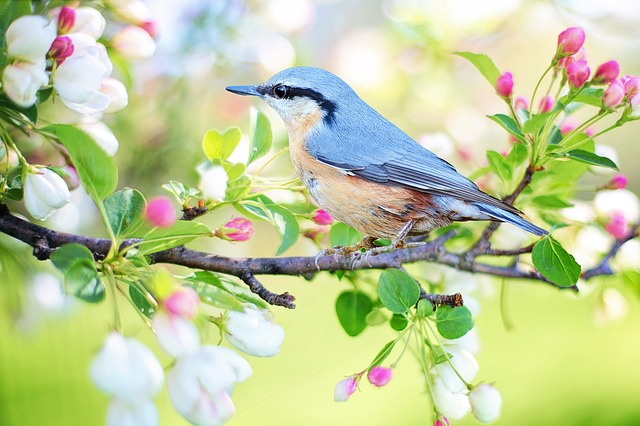
#> input picture TASK0/TASK0/Task0.2/Image Processing/Images/bird.jpg, 640 x 426 px
$ python main.py
#> lines starting #> are read from the running program, lines starting #| are printed output that depends on the picture

import os
import cv2


def partA():
    f = open("../Generated/stats.csv", "w")
    img_b = cv2.imread("../Images/bird.jpg")
#> img_b is the input picture: shape (426, 640, 3); mean B, G, R 154.3, 203, 191.5
    img_c = cv2.imread("../Images/cat.jpg")
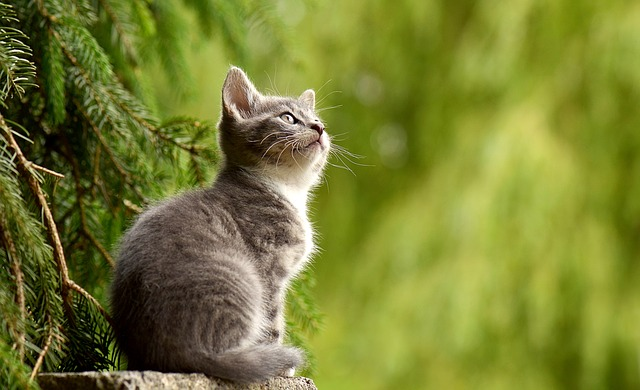
#> input picture TASK0/TASK0/Task0.2/Image Processing/Images/cat.jpg, 640 x 390 px
#> img_c is the input picture: shape (390, 640, 3); mean B, G, R 50.1, 126.1, 119.4
    img_f = cv2.imread("../Images/flowers.jpg")
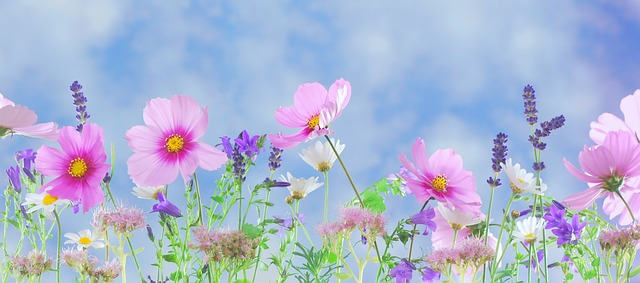
#> input picture TASK0/TASK0/Task0.2/Image Processing/Images/flowers.jpg, 640 x 283 px
#> img_f is the input picture: shape (283, 640, 3); mean B, G, R 209, 182.4, 172.4
    img_h = cv2.imread("../Images/horse.jpg")
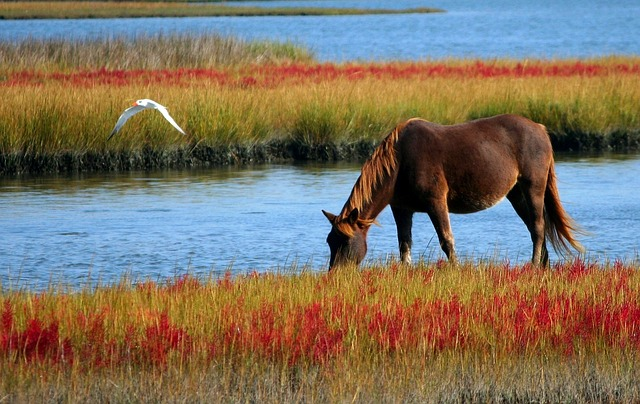
#> input picture TASK0/TASK0/Task0.2/Image Processing/Images/horse.jpg, 640 x 404 px
#> img_h is the input picture: shape (404, 640, 3); mean B, G, R 95.9, 113.2, 126.6
    bnb = os.path.basename("../Images/bird.jpg")
    bnc = os.path.basename("../Images/cat.jpg")
    bnf = os.path.basename("../Images/flowers.jpg")
    bnh = os.path.basename("../Images/horse.jpg")
    img_bh = img_b.shape[0]
#> img_bh = 426
    img_bw = img_b.shape[1]
#> img_bw = 640
    img_bc = img_b.shape[2]
#> img_bc = 3
    img_ch = img_c.shape[0]
#> img_ch = 390
    img_cw = img_c.shape[1]
#> img_cw = 640
    img_cc = img_c.shape[2]
#> img_cc = 3
    img_fh = img_f.shape[0]
#> img_fh = 283
    img_fw = img_f.shape[1]
#> img_fw = 640
    img_fc = img_f.shape[2]
#> img_fc = 3
    img_hh = img_h.shape[0]
#> img_hh = 404
    img_hw = img_h.shape[1]
#> img_hw = 640
    img_hc = img_h.shape[2]
#> img_hc = 3
    xb = img_bh // 2
#> xb = 213
    yb = img_bw // 2
#> yb = 320
    xc = img_ch // 2
#> xc = 195
    yc = img_cw // 2
    xf = img_fh // 2
    yf = img_fw // 2
    xh = img_hh // 2
    yh = img_hw // 2

    f.write(str(bnb))
    f.write(",")
    f.write(str(img_bh))
    f.write(",")
    f.write(str(img_bw))
    f.write(",")
    f.write(str(img_bc))
    f.write(",")
    f.write(str(img_b[xb][yb]))
    f.write(",\n")
    f.write(str(bnc))
    f.write(",")
    f.write(str(img_ch))
    f.write(",")
    f.write(str(img_cw))
    f.write(",")
    f.write(str(img_cc))
    f.write(",")
    f.write(str(img_c[xc][yc]))
    f.write(",\n")
    f.write(str(bnf))
    f.write(",")
    f.write(str(img_fh))
    f.write(",")
    f.write(str(img_fw))
    f.write(",")
    f.write(str(img_fc))
    f.write(",")
    f.write(str(img_f[xf][yf]))
    f.write(",\n")
    f.write(str(bnh))
    f.write(",")
    f.write(str(img_hh))
    f.write(",")
    f.write(str(img_hw))
    f.write(",")
    f.write(str(img_hc))
    f.write(",")
    f.write(str(img_h[xh][yh]))


def partB():
    img = cv2.imread("../Images/cat.jpg")
    img_2 = img.copy()
    h = img.shape[0]
    w = img.shape[1]
    for height in range(h):
        for width in range(w):
            img_2[height][width][0] = 0
            img_2[height][width][1] = 0
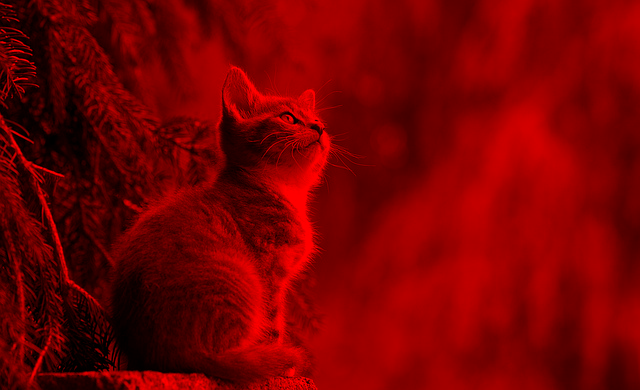
#> img_2: shape (390, 640, 3); mean B, G, R 0, 0, 119.4
    cv2.imwrite("../Generated/cat_red.jpg", img_2)


def partC():
    img = cv2.imread("../Images/flowers.jpg")
    img_2 = cv2.cvtColor(img, cv2.COLOR_BGR2BGRA)
#> img_2: shape (283, 640, 4)
    h = img_2.shape[0]
    w = img_2.shape[1]
    for height in range(h):
        for width in range(w):
            img_2[height][width][3] = 50
    cv2.imwrite("../Generated/flowers_alpha.png", img_2)


def partD():
    img = cv2.imread("../Images/horse.jpg")
    img_2 = cv2.cvtColor(img, cv2.COLOR_BGR2HLS)
#> img_2: shape (404, 640, 3); mean of channels 0, 1, 2 45.7, 111.5, 122.3
    h = img_2.shape[0]
    w = img_2.shape[1]
    for height in range(h):
        for width in range(w):
            img_2[height][width] = (0.11*img[height][width][0])+(0.59*img[height][width][1])+(0.3*img[height][width][0])
#> img_2: shape (404, 640, 3); mean of channels 0, 1, 2 105.6, 105.6, 105.6
    cv2.imwrite("../Generated/horse_grey.jpg", img_2)


partA()
partB()
partC()
partD()
